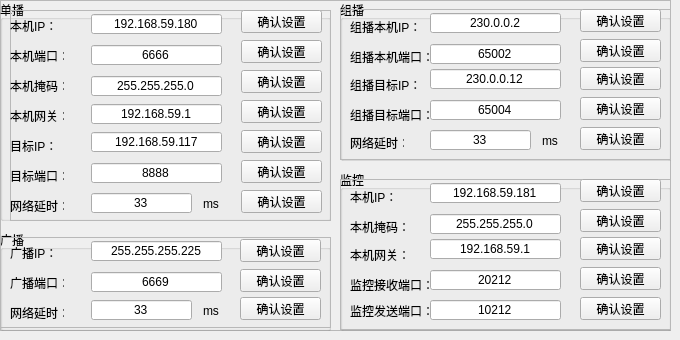
   <widget class="QWidget" name="tab_5">
    <attribute name="title">
     <string>网口1</string>
    </attribute>
    <widget class="QFrame" name="frame_2">
     <property name="geometry">
      <rect>
       <x>0</x>
       <y>0</y>
       <width>671</width>
       <height>331</height>
      </rect>
     </property>
     <property name="frameShape">
      <enum>QFrame::StyledPanel</enum>
     </property>
     <property name="frameShadow">
      <enum>QFrame::Raised</enum>
     </property>
     <widget class="QGroupBox" name="groupBox_6">
      <property name="geometry">
       <rect>
        <x>0</x>
        <y>0</y>
        <width>331</width>
        <height>221</height>
       </rect>
      </property>
      <property name="title">
       <string>单播</string>
      </property>
      <widget class="QFrame" name="frame_3">
       <property name="geometry">
        <rect>
         <x>10</x>
         <y>10</y>
         <width>321</width>
         <height>211</height>
        </rect>
       </property>
       <property name="frameShape">
        <enum>QFrame::StyledPanel</enum>
       </property>
       <property name="frameShadow">
        <enum>QFrame::Raised</enum>
       </property>
       <widget class="QPushButton" name="pushButton_13">
        <property name="geometry">
         <rect>
          <x>231</x>
          <y>150</y>
          <width>81</width>
          <height>23</height>
         </rect>
        </property>
        <property name="text">
         <string>确认设置</string>
        </property>
       </widget>
       <widget class="QLabel" name="label_29">
        <property name="geometry">
         <rect>
          <x>0</x>
          <y>70</y>
          <width>54</width>
          <height>12</height>
         </rect>
        </property>
        <property name="text">
         <string>本机掩码：</string>
        </property>
       </widget>
       <widget class="QLineEdit" name="lineEdit_10">
        <property name="geometry">
         <rect>
          <x>81</x>
          <y>122</y>
          <width>131</width>
          <height>20</height>
         </rect>
        </property>
        <property name="text">
         <string>192.168.59.117</string>
        </property>
        <property name="alignment">
         <set>Qt::AlignCenter</set>
        </property>
       </widget>
       <widget class="QLineEdit" name="lineEdit_11">
        <property name="geometry">
         <rect>
          <x>81</x>
          <y>35</y>
          <width>131</width>
          <height>20</height>
         </rect>
        </property>
        <property name="text">
         <string>6666</string>
        </property>
        <property name="alignment">
         <set>Qt::AlignCenter</set>
        </property>
       </widget>
       <widget class="QLabel" name="label_30">
        <property name="geometry">
         <rect>
          <x>0</x>
          <y>40</y>
          <width>54</width>
          <height>12</height>
         </rect>
        </property>
        <property name="text">
         <string>本机端口：</string>
        </property>
       </widget>
       <widget class="QLabel" name="label_31">
        <property name="geometry">
         <rect>
          <x>0</x>
          <y>130</y>
          <width>54</width>
          <height>12</height>
         </rect>
        </property>
        <property name="text">
         <string>目标IP：</string>
        </property>
       </widget>
       <widget class="QLineEdit" name="lineEdit_12">
        <property name="geometry">
         <rect>
          <x>81</x>
          <y>94</y>
          <width>131</width>
          <height>20</height>
         </rect>
        </property>
        <property name="text">
         <string>192.168.59.1</string>
        </property>
        <property name="alignment">
         <set>Qt::AlignCenter</set>
        </property>
       </widget>
       <widget class="QLabel" name="label_32">
        <property name="geometry">
         <rect>
          <x>0</x>
          <y>10</y>
          <width>54</width>
          <height>12</height>
         </rect>
        </property>
        <property name="text">
         <string>本机IP：</string>
        </property>
       </widget>
       <widget class="QPushButton" name="pushButton_14">
        <property name="geometry">
         <rect>
          <x>231</x>
          <y>180</y>
          <width>81</width>
          <height>23</height>
         </rect>
        </property>
        <property name="text">
         <string>确认设置</string>
        </property>
       </widget>
       <widget class="QPushButton" name="pushButton_15">
        <property name="geometry">
         <rect>
          <x>231</x>
          <y>120</y>
          <width>81</width>
          <height>23</height>
         </rect>
        </property>
        <property name="text">
         <string>确认设置</string>
        </property>
       </widget>
       <widget class="QPushButton" name="pushButton_16">
        <property name="geometry">
         <rect>
          <x>231</x>
          <y>0</y>
          <width>81</width>
          <height>23</height>
         </rect>
        </property>
        <property name="text">
         <string>确认设置</string>
        </property>
       </widget>
       <widget class="QLabel" name="label_60">
        <property name="geometry">
         <rect>
          <x>193</x>
          <y>188</y>
          <width>54</width>
          <height>12</height>
         </rect>
        </property>
        <property name="text">
         <string>ms</string>
        </property>
       </widget>
       <widget class="QLineEdit" name="lineEdit_13">
        <property name="geometry">
         <rect>
          <x>81</x>
          <y>66</y>
          <width>131</width>
          <height>20</height>
         </rect>
        </property>
        <property name="text">
         <string>255.255.255.0</string>
        </property>
        <property name="alignment">
         <set>Qt::AlignCenter</set>
        </property>
       </widget>
       <widget class="QLabel" name="label_61">
        <property name="geometry">
         <rect>
          <x>0</x>
          <y>190</y>
          <width>54</width>
          <height>12</height>
         </rect>
        </property>
        <property name="text">
         <string>网络延时：</string>
        </property>
       </widget>
       <widget class="QLineEdit" name="lineEdit_14">
        <property name="geometry">
         <rect>
          <x>81</x>
          <y>153</y>
          <width>131</width>
          <height>20</height>
         </rect>
        </property>
        <property name="text">
         <string>8888</string>
        </property>
        <property name="alignment">
         <set>Qt::AlignCenter</set>
        </property>
       </widget>
       <widget class="QPushButton" name="pushButton_17">
        <property name="geometry">
         <rect>
          <x>231</x>
          <y>30</y>
          <width>81</width>
          <height>23</height>
         </rect>
        </property>
        <property name="text">
         <string>确认设置</string>
        </property>
       </widget>
       <widget class="QLabel" name="label_62">
        <property name="geometry">
         <rect>
          <x>0</x>
          <y>160</y>
          <width>54</width>
          <height>12</height>
         </rect>
        </property>
        <property name="text">
         <string>目标端口：</string>
        </property>
       </widget>
       <widget class="QPushButton" name="pushButton_18">
        <property name="geometry">
         <rect>
          <x>231</x>
          <y>90</y>
          <width>81</width>
          <height>23</height>
         </rect>
        </property>
        <property name="text">
         <string>确认设置</string>
        </property>
       </widget>
       <widget class="QPushButton" name="pushButton_19">
        <property name="geometry">
         <rect>
          <x>231</x>
          <y>60</y>
          <width>81</width>
          <height>23</height>
         </rect>
        </property>
        <property name="text">
         <string>确认设置</string>
        </property>
       </widget>
       <widget class="QLineEdit" name="lineEdit_15">
        <property name="geometry">
         <rect>
          <x>81</x>
          <y>4</y>
          <width>131</width>
          <height>20</height>
         </rect>
        </property>
        <property name="text">
         <string>192.168.59.180</string>
        </property>
        <property name="alignment">
         <set>Qt::AlignCenter</set>
        </property>
       </widget>
       <widget class="QLineEdit" name="lineEdit_16">
        <property name="geometry">
         <rect>
          <x>81</x>
          <y>183</y>
          <width>101</width>
          <height>20</height>
         </rect>
        </property>
        <property name="text">
         <string>33</string>
        </property>
        <property name="alignment">
         <set>Qt::AlignCenter</set>
        </property>
       </widget>
       <widget class="QLabel" name="label_33">
        <property name="geometry">
         <rect>
          <x>0</x>
          <y>100</y>
          <width>54</width>
          <height>12</height>
         </rect>
        </property>
        <property name="text">
         <string>本机网关：</string>
        </property>
       </widget>
      </widget>
     </widget>
     <widget class="QGroupBox" name="groupBox_7">
      <property name="geometry">
       <rect>
        <x>0</x>
        <y>230</y>
        <width>331</width>
        <height>101</height>
       </rect>
      </property>
      <property name="title">
       <string>广播</string>
      </property>
      <widget class="QFrame" name="frame_4">
       <property name="geometry">
        <rect>
         <x>0</x>
         <y>7</y>
         <width>331</width>
         <height>91</height>
        </rect>
       </property>
       <property name="frameShape">
        <enum>QFrame::StyledPanel</enum>
       </property>
       <property name="frameShadow">
        <enum>QFrame::Raised</enum>
       </property>
       <widget class="QLabel" name="label_34">
        <property name="geometry">
         <rect>
          <x>10</x>
          <y>10</y>
          <width>54</width>
          <height>12</height>
         </rect>
        </property>
        <property name="text">
         <string>广播IP：</string>
        </property>
       </widget>
       <widget class="QPushButton" name="pushButton_20">
        <property name="geometry">
         <rect>
          <x>240</x>
          <y>2</y>
          <width>81</width>
          <height>23</height>
         </rect>
        </property>
        <property name="text">
         <string>确认设置</string>
        </property>
       </widget>
       <widget class="QLabel" name="label_66">
        <property name="geometry">
         <rect>
          <x>203</x>
          <y>68</y>
          <width>54</width>
          <height>12</height>
         </rect>
        </property>
        <property name="text">
         <string>ms</string>
        </property>
       </widget>
       <widget class="QLineEdit" name="lineEdit_17">
        <property name="geometry">
         <rect>
          <x>91</x>
          <y>4</y>
          <width>131</width>
          <height>20</height>
         </rect>
        </property>
        <property name="text">
         <string>255.255.255.225</string>
        </property>
        <property name="alignment">
         <set>Qt::AlignCenter</set>
        </property>
       </widget>
       <widget class="QPushButton" name="pushButton_21">
        <property name="geometry">
         <rect>
          <x>240</x>
          <y>60</y>
          <width>81</width>
          <height>23</height>
         </rect>
        </property>
        <property name="text">
         <string>确认设置</string>
        </property>
       </widget>
       <widget class="QLineEdit" name="lineEdit_18">
        <property name="geometry">
         <rect>
          <x>91</x>
          <y>35</y>
          <width>131</width>
          <height>20</height>
         </rect>
        </property>
        <property name="text">
         <string>6669</string>
        </property>
        <property name="alignment">
         <set>Qt::AlignCenter</set>
        </property>
       </widget>
       <widget class="QLabel" name="label_67">
        <property name="geometry">
         <rect>
          <x>10</x>
          <y>70</y>
          <width>54</width>
          <height>12</height>
         </rect>
        </property>
        <property name="text">
         <string>网络延时：</string>
        </property>
       </widget>
       <widget class="QPushButton" name="pushButton_22">
        <property name="geometry">
         <rect>
          <x>240</x>
          <y>32</y>
          <width>81</width>
          <height>23</height>
         </rect>
        </property>
        <property name="text">
         <string>确认设置</string>
        </property>
       </widget>
       <widget class="QLineEdit" name="lineEdit_19">
        <property name="geometry">
         <rect>
          <x>91</x>
          <y>63</y>
          <width>101</width>
          <height>20</height>
         </rect>
        </property>
        <property name="text">
         <string>33</string>
        </property>
        <property name="alignment">
         <set>Qt::AlignCenter</set>
        </property>
       </widget>
       <widget class="QLabel" name="label_35">
        <property name="geometry">
         <rect>
          <x>10</x>
          <y>40</y>
          <width>54</width>
          <height>12</height>
         </rect>
        </property>
        <property name="text">
         <string>广播端口：</string>
        </property>
       </widget>
      </widget>
     </widget>
     <widget class="QGroupBox" name="groupBox_8">
      <property name="geometry">
       <rect>
        <x>340</x>
        <y>0</y>
        <width>331</width>
        <height>161</height>
       </rect>
      </property>
      <property name="title">
       <string>组播</string>
      </property>
      <widget class="QFrame" name="frame_5">
       <property name="geometry">
        <rect>
         <x>0</x>
         <y>9</y>
         <width>331</width>
         <height>151</height>
        </rect>
       </property>
       <property name="frameShape">
        <enum>QFrame::StyledPanel</enum>
       </property>
       <property name="frameShadow">
        <enum>QFrame::Raised</enum>
       </property>
       <widget class="QLabel" name="label_36">
        <property name="geometry">
         <rect>
          <x>10</x>
          <y>10</y>
          <width>71</width>
          <height>16</height>
         </rect>
        </property>
        <property name="text">
         <string>组播本机IP：</string>
        </property>
       </widget>
       <widget class="QPushButton" name="pushButton_23">
        <property name="geometry">
         <rect>
          <x>240</x>
          <y>0</y>
          <width>81</width>
          <height>23</height>
         </rect>
        </property>
        <property name="text">
         <string>确认设置</string>
        </property>
       </widget>
       <widget class="QPushButton" name="pushButton_24">
        <property name="geometry">
         <rect>
          <x>240</x>
          <y>58</y>
          <width>81</width>
          <height>23</height>
         </rect>
        </property>
        <property name="text">
         <string>确认设置</string>
        </property>
       </widget>
       <widget class="QLabel" name="label_68">
        <property name="geometry">
         <rect>
          <x>202</x>
          <y>126</y>
          <width>54</width>
          <height>12</height>
         </rect>
        </property>
        <property name="text">
         <string>ms</string>
        </property>
       </widget>
       <widget class="QLineEdit" name="lineEdit_20">
        <property name="geometry">
         <rect>
          <x>90</x>
          <y>60</y>
          <width>131</width>
          <height>20</height>
         </rect>
        </property>
        <property name="text">
         <string>230.0.0.12</string>
        </property>
        <property name="alignment">
         <set>Qt::AlignCenter</set>
        </property>
       </widget>
       <widget class="QLineEdit" name="lineEdit_21">
        <property name="geometry">
         <rect>
          <x>90</x>
          <y>91</y>
          <width>131</width>
          <height>20</height>
         </rect>
        </property>
        <property name="text">
         <string>65004</string>
        </property>
        <property name="alignment">
         <set>Qt::AlignCenter</set>
        </property>
       </widget>
       <widget class="QLineEdit" name="lineEdit_22">
        <property name="geometry">
         <rect>
          <x>90</x>
          <y>4</y>
          <width>131</width>
          <height>20</height>
         </rect>
        </property>
        <property name="text">
         <string>230.0.0.2</string>
        </property>
        <property name="alignment">
         <set>Qt::AlignCenter</set>
        </property>
       </widget>
       <widget class="QLabel" name="label_37">
        <property name="geometry">
         <rect>
          <x>10</x>
          <y>68</y>
          <width>81</width>
          <height>16</height>
         </rect>
        </property>
        <property name="text">
         <string>组播目标IP：</string>
        </property>
       </widget>
       <widget class="QPushButton" name="pushButton_25">
        <property name="geometry">
         <rect>
          <x>240</x>
          <y>118</y>
          <width>81</width>
          <height>23</height>
         </rect>
        </property>
        <property name="text">
         <string>确认设置</string>
        </property>
       </widget>
       <widget class="QLineEdit" name="lineEdit_23">
        <property name="geometry">
         <rect>
          <x>90</x>
          <y>35</y>
          <width>131</width>
          <height>20</height>
         </rect>
        </property>
        <property name="text">
         <string>65002</string>
        </property>
        <property name="alignment">
         <set>Qt::AlignCenter</set>
        </property>
       </widget>
       <widget class="QPushButton" name="pushButton_26">
        <property name="geometry">
         <rect>
          <x>240</x>
          <y>88</y>
          <width>81</width>
          <height>23</height>
         </rect>
        </property>
        <property name="text">
         <string>确认设置</string>
        </property>
       </widget>
       <widget class="QLabel" name="label_69">
        <property name="geometry">
         <rect>
          <x>10</x>
          <y>128</y>
          <width>54</width>
          <height>12</height>
         </rect>
        </property>
        <property name="text">
         <string>网络延时：</string>
        </property>
       </widget>
       <widget class="QPushButton" name="pushButton_27">
        <property name="geometry">
         <rect>
          <x>240</x>
          <y>30</y>
          <width>81</width>
          <height>23</height>
         </rect>
        </property>
        <property name="text">
         <string>确认设置</string>
        </property>
       </widget>
       <widget class="QLabel" name="label_70">
        <property name="geometry">
         <rect>
          <x>10</x>
          <y>98</y>
          <width>81</width>
          <height>16</height>
         </rect>
        </property>
        <property name="text">
         <string>组播目标端口：</string>
        </property>
       </widget>
       <widget class="QLineEdit" name="lineEdit_24">
        <property name="geometry">
         <rect>
          <x>90</x>
          <y>121</y>
          <width>101</width>
          <height>20</height>
         </rect>
        </property>
        <property name="text">
         <string>33</string>
        </property>
        <property name="alignment">
         <set>Qt::AlignCenter</set>
        </property>
       </widget>
       <widget class="QLabel" name="label_38">
        <property name="geometry">
         <rect>
          <x>10</x>
          <y>40</y>
          <width>81</width>
          <height>16</height>
         </rect>
        </property>
        <property name="text">
         <string>组播本机端口：</string>
        </property>
       </widget>
      </widget>
     </widget>
     <widget class="QGroupBox" name="groupBox_9">
      <property name="geometry">
       <rect>
        <x>340</x>
        <y>170</y>
        <width>331</width>
        <height>161</height>
       </rect>
      </property>
      <property name="title">
       <string>监控</string>
      </property>
      <widget class="QFrame" name="frame_6">
       <property name="geometry">
        <rect>
         <x>0</x>
         <y>9</y>
         <width>331</width>
         <height>151</height>
        </rect>
       </property>
       <property name="frameShape">
        <enum>QFrame::StyledPanel</enum>
       </property>
       <property name="frameShadow">
        <enum>QFrame::Raised</enum>
       </property>
       <widget class="QLabel" name="label_39">
        <property name="geometry">
         <rect>
          <x>10</x>
          <y>10</y>
          <width>71</width>
          <height>16</height>
         </rect>
        </property>
        <property name="text">
         <string>本机IP：</string>
        </property>
       </widget>
       <widget class="QPushButton" name="pushButton_28">
        <property name="geometry">
         <rect>
          <x>240</x>
          <y>0</y>
          <width>81</width>
          <height>23</height>
         </rect>
        </property>
        <property name="text">
         <string>确认设置</string>
        </property>
       </widget>
       <widget class="QPushButton" name="pushButton_29">
        <property name="geometry">
         <rect>
          <x>240</x>
          <y>58</y>
          <width>81</width>
          <height>23</height>
         </rect>
        </property>
        <property name="text">
         <string>确认设置</string>
        </property>
       </widget>
       <widget class="QLineEdit" name="lineEdit_25">
        <property name="geometry">
         <rect>
          <x>90</x>
          <y>60</y>
          <width>131</width>
          <height>20</height>
         </rect>
        </property>
        <property name="text">
         <string>192.168.59.1</string>
        </property>
        <property name="alignment">
         <set>Qt::AlignCenter</set>
        </property>
       </widget>
       <widget class="QLineEdit" name="lineEdit_26">
        <property name="geometry">
         <rect>
          <x>90</x>
          <y>91</y>
          <width>131</width>
          <height>20</height>
         </rect>
        </property>
        <property name="text">
         <string>20212</string>
        </property>
        <property name="alignment">
         <set>Qt::AlignCenter</set>
        </property>
       </widget>
       <widget class="QLineEdit" name="lineEdit_27">
        <property name="geometry">
         <rect>
          <x>90</x>
          <y>4</y>
          <width>131</width>
          <height>20</height>
         </rect>
        </property>
        <property name="text">
         <string>192.168.59.181</string>
        </property>
        <property name="alignment">
         <set>Qt::AlignCenter</set>
        </property>
       </widget>
       <widget class="QLabel" name="label_40">
        <property name="geometry">
         <rect>
          <x>10</x>
          <y>68</y>
          <width>81</width>
          <height>16</height>
         </rect>
        </property>
        <property name="text">
         <string>本机网关：</string>
        </property>
       </widget>
       <widget class="QPushButton" name="pushButton_30">
        <property name="geometry">
         <rect>
          <x>240</x>
          <y>118</y>
          <width>81</width>
          <height>23</height>
         </rect>
        </property>
        <property name="text">
         <string>确认设置</string>
        </property>
       </widget>
       <widget class="QLineEdit" name="lineEdit_28">
        <property name="geometry">
         <rect>
          <x>90</x>
          <y>35</y>
          <width>131</width>
          <height>20</height>
         </rect>
        </property>
        <property name="text">
         <string>255.255.255.0</string>
        </property>
        <property name="alignment">
         <set>Qt::AlignCenter</set>
        </property>
       </widget>
       <widget class="QPushButton" name="pushButton_31">
        <property name="geometry">
         <rect>
          <x>240</x>
          <y>88</y>
          <width>81</width>
          <height>23</height>
         </rect>
        </property>
        <property name="text">
         <string>确认设置</string>
        </property>
       </widget>
       <widget class="QLabel" name="label_72">
        <property name="geometry">
         <rect>
          <x>10</x>
          <y>124</y>
          <width>91</width>
          <height>16</height>
         </rect>
        </property>
        <property name="text">
         <string>监控发送端口：</string>
        </property>
       </widget>
       <widget class="QPushButton" name="pushButton_32">
        <property name="geometry">
         <rect>
          <x>240</x>
          <y>30</y>
          <width>81</width>
          <height>23</height>
         </rect>
        </property>
        <property name="text">
         <string>确认设置</string>
        </property>
       </widget>
       <widget class="QLabel" name="label_73">
        <property name="geometry">
         <rect>
          <x>10</x>
          <y>98</y>
          <width>81</width>
          <height>16</height>
         </rect>
        </property>
        <property name="text">
         <string>监控接收端口：</string>
        </property>
       </widget>
       <widget class="QLineEdit" name="lineEdit_29">
        <property name="geometry">
         <rect>
          <x>90</x>
          <y>121</y>
          <width>131</width>
          <height>20</height>
         </rect>
        </property>
        <property name="text">
         <string>10212</string>
        </property>
        <property name="alignment">
         <set>Qt::AlignCenter</set>
        </property>
       </widget>
       <widget class="QLabel" name="label_41">
        <property name="geometry">
         <rect>
          <x>10</x>
          <y>40</y>
          <width>81</width>
          <height>16</height>
         </rect>
        </property>
        <property name="text">
         <string>本机掩码：</string>
        </property>
       </widget>
      </widget>
     </widget>
    </widget>
   </widget>
